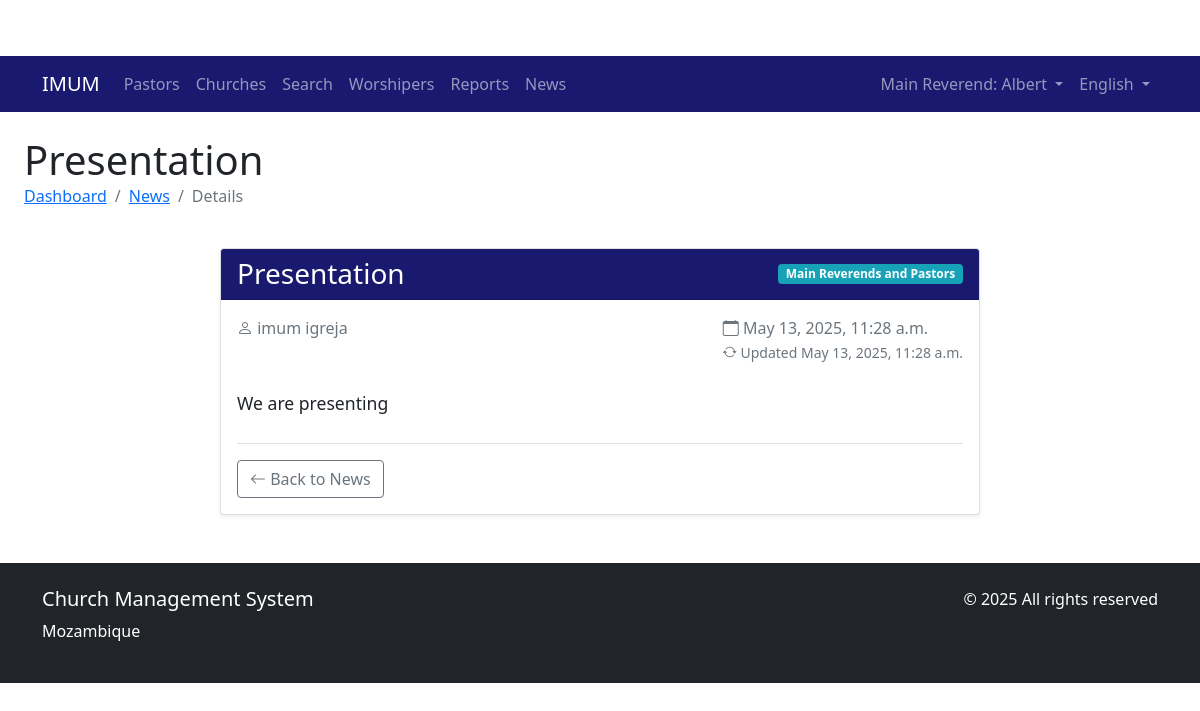
/news/13/ (signed in), run on the app's committed database.
### church/models.py (models this page shows, shortened)
class User(AbstractUser):
    ROLE_CHOICES = (
        ('ADMIN', _('Admin')),
        ('MAIN_REVEREND', _('Main Reverend')),
        ('PASTOR', _('Pastor')),
    )
    GENDER_CHOICES = (
        ('M', _('Male')),
        ('F', _('Female')),
        ('O', _('Other')),
    )
    PASTOR_CATEGORY_CHOICES = (
        ('DEACON', _('Deacon')),
        ('PROBATIONARY', _('Probationary')),
        ('PRESBYTER', _('Presbyter')),
    )
    role = models.CharField(max_length=20, choices=ROLE_CHOICES, default='PASTOR')
    phone_number = models.CharField(max_length=20, blank=True, null=True)
    profile_picture = models.ImageField(upload_to='profile_pics/', blank=True, null=True)
    address = models.TextField(blank=True, null=True)
    gender = models.CharField(max_length=1, choices=GENDER_CHOICES, blank=True, null=True)
    date_of_birth = models.DateField(blank=True, null=True)
    created_by = models.ForeignKey(
        'self',
        on_delete=models.SET_NULL,
        null=True,
        blank=True,
        related_name='created_users',
        verbose_name=_('Created By')
    )
    groups = models.ManyToManyField(
        Group,
        verbose_name=_('groups'),
        blank=True,
        help_text=_(
            'The groups this user belongs to. A user will get all permissions '
            'granted to each of their groups.'
        ),
        related_name="church_user_set",
        related_query_name="church_user",
    )
    user_permissions = models.ManyToManyField(
        Permission,
        verbose_name=_('user permissions'),
        blank=True,
        help_text=_('Specific permissions for this user.'),
        related_name="church_user_set",
        related_query_name="church_user",
    )
    pastor_category = models.CharField(
        max_length=20,
        choices=PASTOR_CATEGORY_CHOICES,
        null=True,
        blank=True,
        verbose_name=_('Pastor Category')
    )
    class Meta:
        verbose_name = _('user')
        verbose_name_plural = _('users')

class News(models.Model):
    title = models.CharField(max_length=200)
    content = models.TextField()
    author = models.ForeignKey(User, on_delete=models.CASCADE)
    created_at = models.DateTimeField(auto_now_add=True)
    updated_at = models.DateTimeField(auto_now=True)
    is_published = models.BooleanField(default=True)
    emails_sent = models.BooleanField(default=False)
    email_sent_at = models.DateTimeField(null=True, blank=True)
    target_audience = models.CharField(max_length=20, choices=(
        ('ALL', _('All Users')),
        ('REVERENDS', _('Main Reverends and Pastors')),
        ('PASTORS', _('Pastors Only')),
    ), default='ALL')
    class Meta:
        verbose_name = _('News')
        verbose_name_plural = _('News')
        ordering = ['-created_at']

### church/views.py (the view)
# urls.py: path('news/<int:pk>/', views.news_detail, name='news_detail'),
@login_required
def news_detail(request, pk):
    news = get_object_or_404(News, pk=pk)
    if news.target_audience == 'REVERENDS' and request.user.role not in ['ADMIN', 'MAIN_REVEREND']:
        messages.error(request, _('You do not have permission to view this news item.'))
        return redirect('church:dashboard')
    elif news.target_audience == 'PASTORS' and request.user.role != 'PASTOR':
        messages.error(request, _('You do not have permission to view this news item.'))
        return redirect('dashboard')
    return render(request, 'church/news/detail.html', {
        'news': news,
        'user': request.user
    })

### templates/church/news/detail.html (shortened to what this page needs)
{% extends "church/base.html" %}
{% load i18n %}
{% block content %}
<div class="container-fluid">
    <div class="row mb-4">
        <div class="col">
            <h1 class="mb-0">{{ news.title }}</h1>
            <nav aria-label="breadcrumb">
                <ol class="breadcrumb">
                    <li class="breadcrumb-item"><a href="{% url 'church:dashboard' %}">{% trans "Dashboard" %}</a></li>
                    <li class="breadcrumb-item"><a href="{% url 'church:news_list' %}">{% trans "News" %}</a></li>
                    <li class="breadcrumb-item active" aria-current="page">{% trans "Details" %}</li>
                </ol>
            </nav>
        </div>
    </div>
    <div class="row justify-content-center">
        <div class="col-lg-8">
            <div class="card shadow-sm">
                <div class="card-header" style="background-color: #191970; color: white;">
                    <div class="d-flex justify-content-between align-items-center">
                        <h3 class="card-title mb-0">{{ news.title }}</h3>
                        <span class="badge
                            {% if news.target_audience == 'ALL' %}bg-primary
                            {% elif news.target_audience == 'REVERENDS' %}bg-info
                            {% else %}bg-secondary
                            {% endif %}">
                            {{ news.get_target_audience_display }}
                        </span>
                    </div>
                </div>
                <div class="card-body">
                    <div class="d-flex justify-content-between mb-4">
                        <div>
                            <span class="text-muted">
                                <i class="bi bi-person"></i> {{ news.author.get_full_name }}
                            </span>
                        </div>
                        <div>
                            <span class="text-muted">
                                <i class="bi bi-calendar"></i> {{ news.created_at|date:"DATETIME_FORMAT" }}
                            </span>
                            {% if news.updated_at != news.created_at %}
                            <br>
                            <small class="text-muted">
                                <i class="bi bi-arrow-repeat"></i> {% trans "Updated" %} {{ news.updated_at|date:"DATETIME_FORMAT" }}
                            </small>
                            {% endif %}
                        </div>
                    </div>
                    <div class="news-content mb-4">
                        {{ news.content|linebreaks }}
                    </div>
                    <div class="mt-4 pt-3 border-top">
                        <a href="{% url 'church:news_list' %}" class="btn btn-outline-secondary">
                            <i class="bi bi-arrow-left"></i> {% trans "Back to News" %}
                        </a>
                    </div>
                </div>
            </div>
        </div>
    </div>
</div>
{% endblock %}

### templates/church/base.html (shortened to what this page needs)
<!DOCTYPE html>
{% load i18n static %}
<html lang="{% if LANGUAGE_CODE %}{{ LANGUAGE_CODE }}{% else %}en{% endif %}">
<head>
    <link href="https://cdn.jsdelivr.net/npm/bootstrap@5.1.3/dist/css/bootstrap.min.css" rel="stylesheet">
    <link rel="stylesheet" href="https://cdn.jsdelivr.net/npm/bootstrap-icons@1.8.1/font/bootstrap-icons.css">
    <link rel="stylesheet" href="{% static 'css/custom.css' %}">
</head>
<body>
    <nav class="navbar navbar-expand-lg navbar-dark" style="background-color: #191970;">
        <div class="container">
            <a class="navbar-brand" href="{% url 'church:dashboard' %}">IMUM</a>
            <div class="collapse navbar-collapse" id="navbarNav">
                <ul class="navbar-nav me-auto">
                    {% if user.is_authenticated %}
                        {% if user.is_superuser or user.role == 'ADMIN' or user.role == 'MAIN_REVEREND' %}
                            <li class="nav-item">
                                <a class="nav-link" href="{% url 'church:pastor_list' %}">{% trans "Pastors" %}</a>
                            </li>
                            <li class="nav-item">
                                <a class="nav-link" href="{% url 'church:church_list' %}">{% trans "Churches" %}</a>
                            </li>
                        {% endif %}
                        {% if user.role == 'MAIN_REVEREND' %}
                            <li class="nav-item">
                                <a class="nav-link" href="{% url 'church:reverend_search' %}">{% trans "Search" %}</a>
                            </li>
                        {% endif %}
                        <li class="nav-item">
                            <a class="nav-link" href="{% url 'church:worshiper_list' %}">{% trans "Worshipers" %}</a>
                        </li>
                        <li class="nav-item">
                            <a class="nav-link" href="{% url 'church:reports' %}">{% trans "Reports" %}</a>
                        </li>
                        <li class="nav-item">
                            <a class="nav-link" href="{% url 'church:news_list' %}">{% trans "News" %}</a>
                        </li>
                    {% endif %}
                </ul>
                <ul class="navbar-nav">
                    {% if user.is_authenticated %}
                        <li class="nav-item dropdown">
                            <a class="nav-link dropdown-toggle" href="#" id="navbarDropdown" role="button" data-bs-toggle="dropdown">
                                {{ user.get_role_display }}: {{ user.username }}
                            </a>
                        </li>
                    {% else %}
                        <li class="nav-item">
                            <a class="nav-link" href="{% url 'church:login' %}">{% trans "Login" %}</a>
                        </li>
                    {% endif %}
                    <li class="nav-item dropdown">
                        <a class="nav-link dropdown-toggle" href="#" id="languageDropdown" role="button" data-bs-toggle="dropdown">
                            {% if LANGUAGE_CODE == 'pt' %}Português{% else %}English{% endif %}
                        </a>
                    </li>
                </ul>
            </div>
        </div>
    </nav>
    <div class="container-fluid mt-4">
        {% block content %}
        {% endblock %}
    </div>
    <footer class="bg-dark text-white py-4 mt-5">
        <div class="container">
            <div class="row">
                <div class="col-md-6">
                    <h5>{% trans "Church Management System" %}</h5>
                    <p>{% trans "Mozambique" %}</p>
                </div>
                <div class="col-md-6 text-md-end">
                    <p>&copy; {% now "Y" %} {% trans "All rights reserved" %}</p>
                </div>
            </div>
        </div>
    </footer>
</body>
</html>

### static/css/custom.css (style rules this page uses)
:root { --primary-color: #B22222; --secondary-color: #191970; }
body { padding-top: 56px; }
.navbar { background-color: var(--secondary-color) !important; }
.card-header { font-weight: 600; }
.news-content { font-size: 1.1rem; line-height: 1.8; }
.badge.bg-info { background-color: #17a2b8 !important; }

### data on the page
User: role "Main Reverend", username "Albert"
News: title "Presentation", target_audience "Main Reverends and Pastors", author.get_full_name "imum igreja", created_at "May 13, 2025, 11:28 a.m.", updated_at "May 13, 2025, 11:28 a.m.", content "We are presenting"
